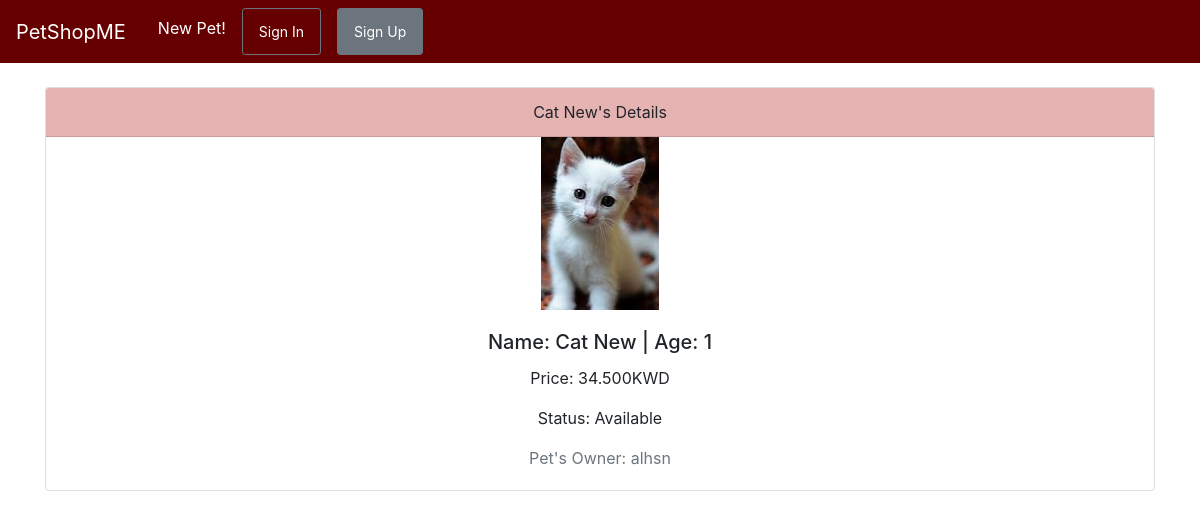
The page /petshop/1/ on the database its author committed.
### petshop/models.py (models this page shows, shortened)
class PetModel(models.Model):
	owner=models.ForeignKey(User, default=1, on_delete=models.CASCADE)
	name=models.CharField(max_length=30)
	age=models.IntegerField()
	available=models.BooleanField(default=True)
	image=models.ImageField(null=True, blank=True)
	price=models.DecimalField(max_digits=5, decimal_places=3)

### petshop/views.py (the view)
# urls.py: path('petshop/<int:pet_id>/', views.pet_detail,name="pet-detail"),
def pet_detail(request,pet_id):
	pet = PetModel.objects.get(id=pet_id)
	context = {
		"pet": pet,
	}
	return render(request, 'pet_detail.html', context)

### petshop/templates/pet_detail.html (shortened to what this page needs)
{% extends "base.html" %}
{% block content %}
<div class="card text-center">
  <div class="card-header" style="background-color: #e6b3b3 ; color: 000034;">
    <span class="text-capitalize">{{pet.name}}</span>'s Details
  </div>
  <div>
  <img src="{{pet.image.url}}" class="img-fluid">
</div>
  <div class="card-body">
    <h5 class="card-title" style="color: 000034;">Name: <span class="text-capitalize">{{pet.name}}</span> |  Age: {{pet.age}}</h5>
    <p class="card-text" style="color: 000034;">Price: {{pet.price}}KWD</p>
    {% if pet.available == True %}
      <p class="card-text">Status: Available</p>
    {% endif %}
      <p class="card-text text-muted">Pet's Owner: {{pet.owner}}</p>
  </div>
</div>
{% endblock content %}

### rows shown on the page
PetModel: name "Cat New", image (picture), age "1", price "34.500", owner "alhsn"
